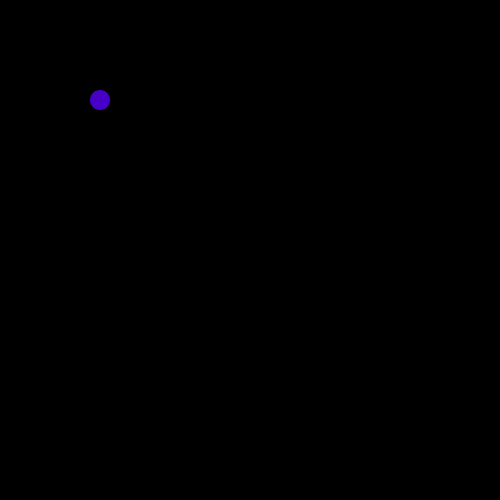
Frame 1 (no input)
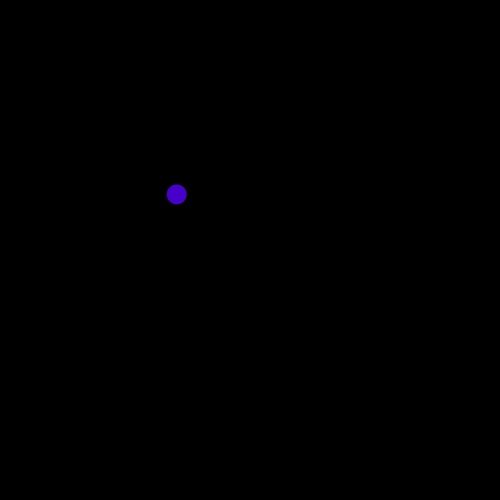
Frame 60 (the mouse pressed at the canvas centre just before this capture)
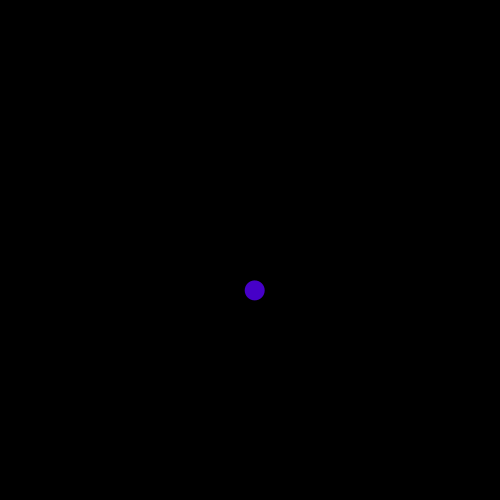
Frame 120 (the mouse held since frame 60 and released just before this capture)

The Processing sketch that drew these frames (run headless with seeded random() and noise(); from frame 60 on, the mouse is pressed at the canvas centre):

// Processing sketch: wk07_ex04_functionsWithParameters
// ── wk07_ex04_functionsWithParameters.pde
//wk07_ex04_functionsWithPassedParameters
//adding arguments or parameters to functions 
//increases thier flexibilty

float dia = 10;
float globalX = 100.0;
float globalY = 100.0;
float speedX = 1.3;
float speedY = 1.6;

//no declared globals vars
//all vars are local to the function 
void setup() {
  size(500, 500); 
  colorMode(HSB);
}

void draw() {
  background(0);

  //the ball with it's parameters (dia, xpos, ypos, hue)
  //these values are passed to the function 
  //the values of GlobalX and GlobalY are being passed to
  //xpos and ypos 
  ball(20, globalX, globalY, 185); 
  move();
  bounce();
}

//vars for the parameters of the function are declared and typed here
void ball(float dia, float xpos, float ypos, float hue) {
  fill(hue, 255, 200);
  noStroke();
  ellipse(xpos, ypos, dia, dia);
}

//notice we are manipulating global variables
void move() {
  globalX=globalX+speedX;
  globalY=globalY+speedY;
}

//bounce function
void bounce() {
  if (globalX <= 0 || globalX >= width) {
    speedX = speedX * -1;
  } else if (globalY <= 0 || globalY >= height) {
    speedY = speedY * -1;
  }
}
